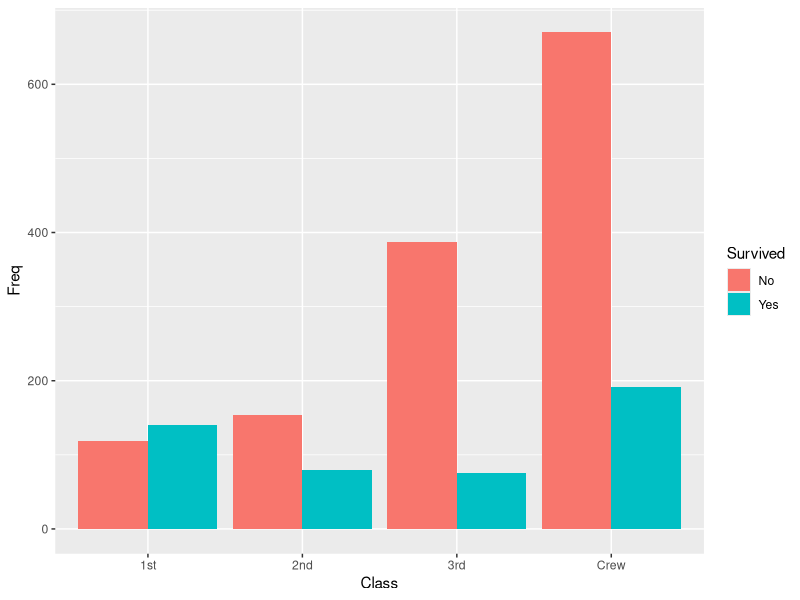
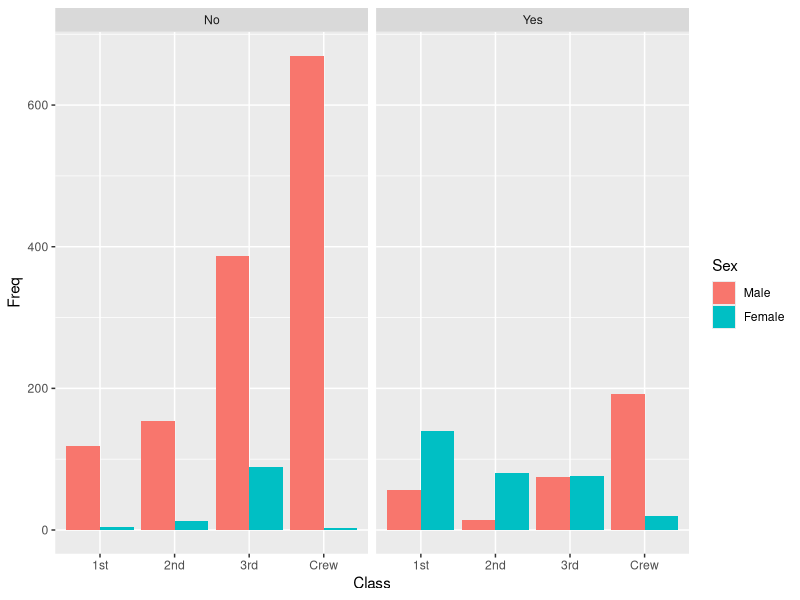

Reproduce these figures in R, in order.
# Experiment 38: Titanic dataset visuals
library(datasets)
library(ggplot2)
data("Titanic")
titanic_df <- as.data.frame(Titanic)

# a. Bar chart of Survived vs Class
ggplot(titanic_df, aes(x = Class, y = Freq, fill = Survived)) + geom_bar(stat = "identity", position = "dodge")

# b. Bar chart by Gender
ggplot(titanic_df, aes(x = Class, y = Freq, fill = Sex)) + geom_bar(stat = "identity", position = "dodge") + facet_wrap(~Survived)

# c. Histogram of Age - using synthetic data for age (Titanic doesn't have exact ages in base R)